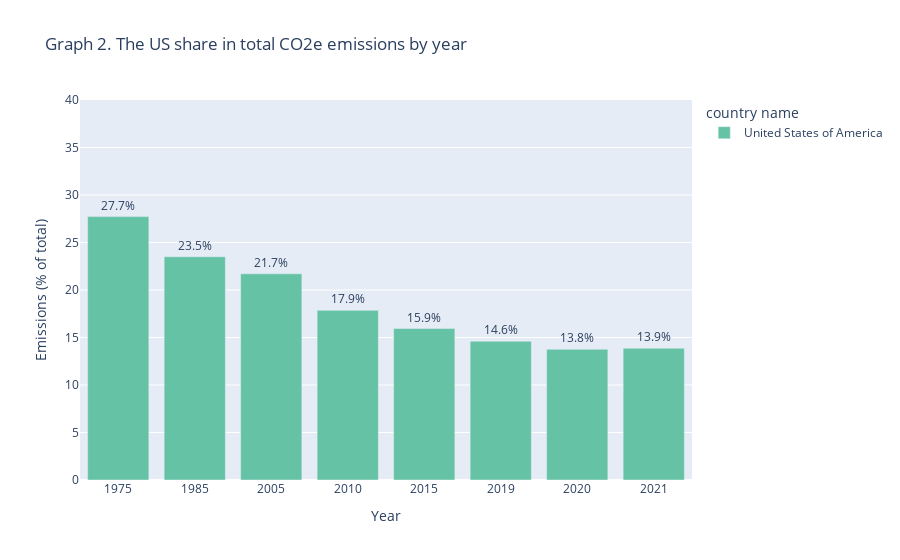

The notebook cell this image was saved under:
### Code cell
fig = px.bar(
    CO2_US_filtered,
    x='Year',
    y="Emissions %total",
    color="country name",
    title="Graph 2. The US share in total CO2e emissions by year",
    color_discrete_sequence=px.colors.qualitative.Set2  # Custom color scheme
)

# Specify the years to display on the x-axis
fig.update_xaxes(
    tickvals=[1975, 1985, 2005, 2010, 2015, 2019, 2020, 2021],  # Only show these years
    title="Year",
    type='category'  # Use category type to remove gaps
)


# Add text to the bars
fig.update_traces(texttemplate='%{y:.1f}%', textposition='outside')

# Customize the y-axis range
fig.update_yaxes(title="Emissions (% of total)", range=[0, 40])

# Show the plot
fig.show()

### Figure 1 — Plotly figure (JSON) as saved in the notebook; plotly's stock layout.template omitted (floating-point values rounded to 4 significant figures)
{"data": [{"alignmentgroup": "True", "hovertemplate": "country name=United States of America<br>Year=%{x}<br>Emissions %total=%{y}<extra></extra>", "legendgroup": "United States of America", "marker": {"color": "rgb(102,194,165)", "pattern": {"shape": ""}}, "name": "United States of America", "offsetgroup": "United States of America", "orientation": "v", "showlegend": true, "textposition": "outside", "texttemplate": "%{y:.1f}%", "type": "bar", "x": [1975, 1985, 2005, 2010, 2015, 2019, 2020, 2021], "xaxis": "x", "y": [27.73, 23.5, 21.71, 17.86, 15.94, 14.6, 13.75, 13.87], "yaxis": "y"}], "layout": {"autosize": true, "barmode": "relative", "legend": {"title": {"text": "country name"}, "tracegroupgap": 0}, "title": {"text": "Graph 2. The US share in total CO2e emissions by year"}, "xaxis": {"anchor": "y", "autorange": true, "domain": [0, 1], "range": [-0.5, 7.5], "tickvals": [1975, 1985, 2005, 2010, 2015, 2019, 2020, 2021], "title": {"text": "Year"}, "type": "category"}, "yaxis": {"anchor": "x", "domain": [0, 1], "range": [0, 40], "title": {"text": "Emissions (% of total)"}, "type": "linear"}}}
